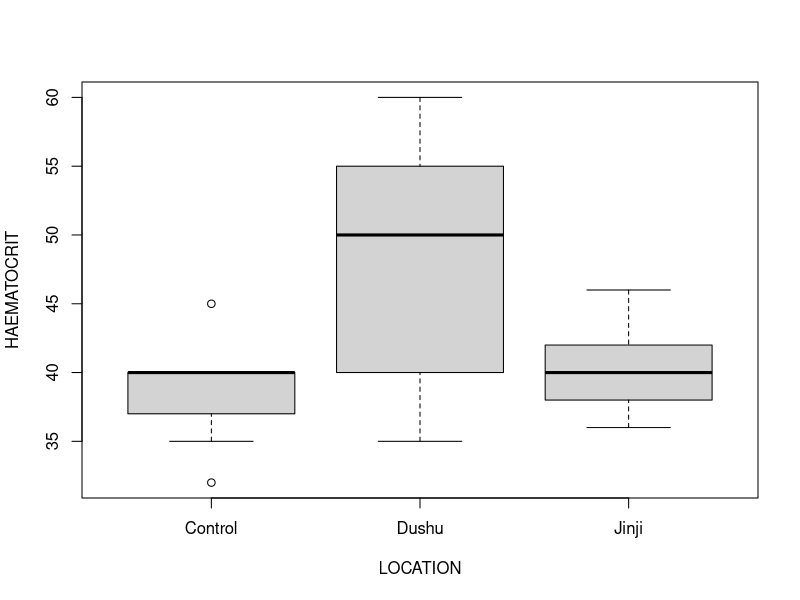
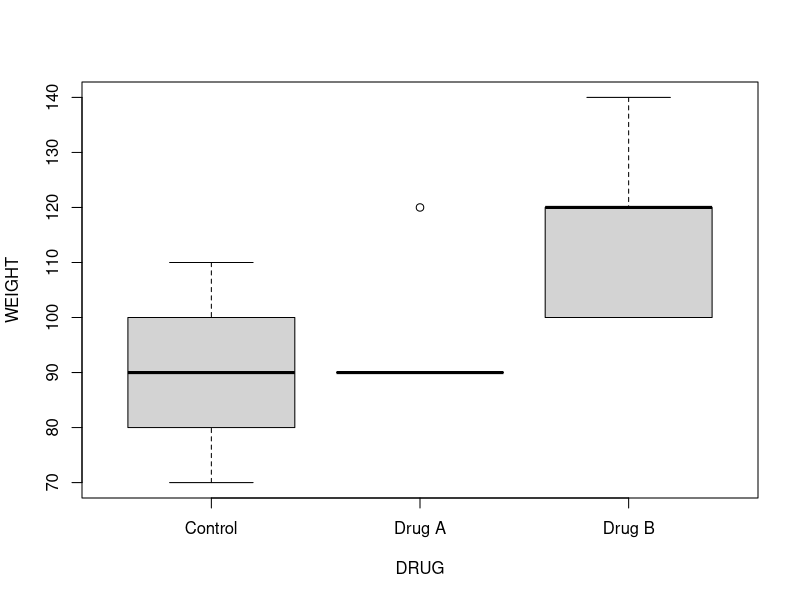
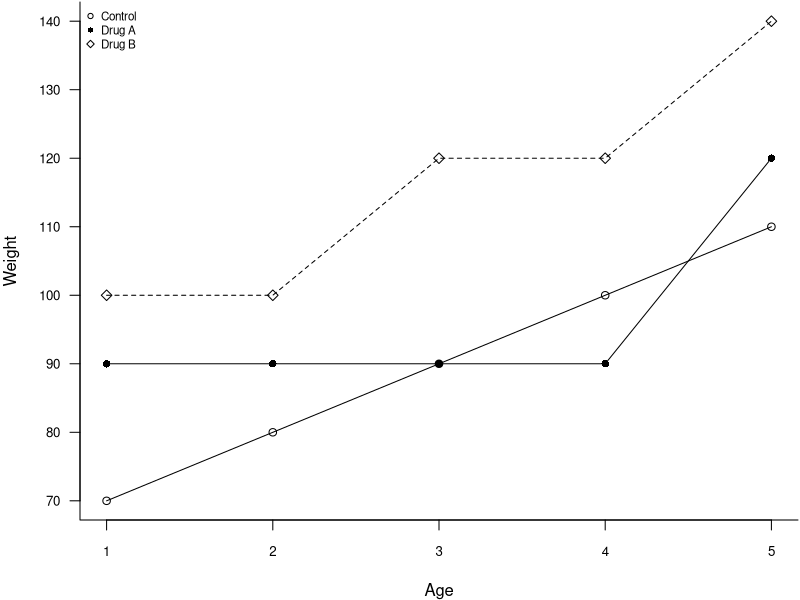
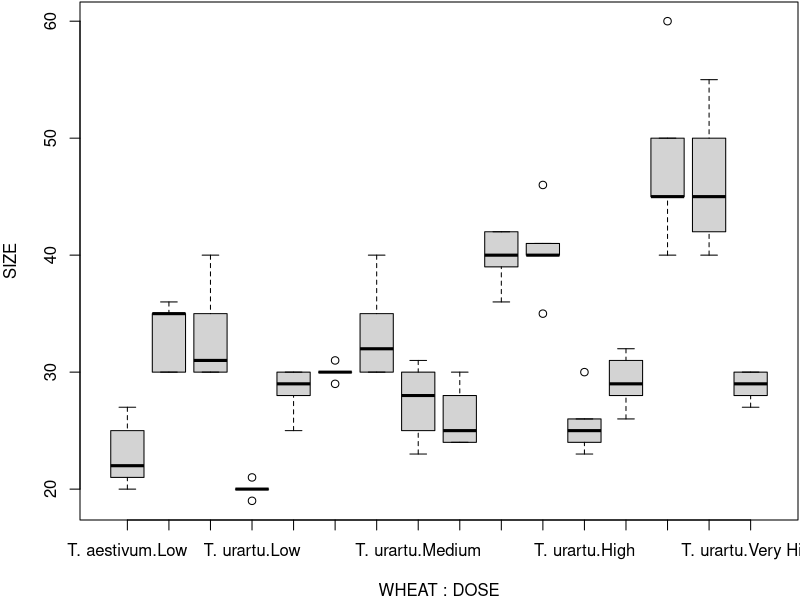

Write R code to recreate these figures, in order.
## ---- chunk 1
knitr::opts_chunk$set(echo = TRUE)
## ---- chunk 2
setwd("D:/git/DPH101-xjtlu/Y3/week12_lec_11.25")
## ---- chunk 3
HAEM.CONTROL <- c(38, 40, 32, 36, 40, 40, 38, 40, 38, 40, 36, 40, 40, 35, 45)
HAEM.DUSHU <- c(56, 60, 50, 50, 50, 35, 40, 40, 55, 35, rep(c(NA), times = 5))
HAEM.JINJI <- c(40, 42, 38, 46, 36, rep(c(NA), times = 10))
HAEM.DATA.1 <- data.frame(HAEM.CONTROL, HAEM.DUSHU, HAEM.JINJI)
str(HAEM.DATA.1)
head(HAEM.DATA.1)
View(HAEM.DATA.1)
## ---- chunk 4
HAEMATOCRIT <- c(38, 40, 32, 36, 40, 40, 38, 40, 38, 40, 36, 40, 40, 35, 45,
                 56, 60, 50, 50, 50, 35, 40, 40, 55, 35,
                 40, 42, 38, 46, 36)
LOCATION <- factor(c(rep(0, times = 15),
                     rep(1, times = 10),
                     rep(2, times = 5)),
                   labels = c("Control", "Dushu", "Jinji"))
HAEM.DATA.2 <- data.frame(HAEMATOCRIT, LOCATION)
str(HAEM.DATA.2)
head(HAEM.DATA.2)
View(HAEM.DATA.2)
## ---- chunk 5
boxplot(HAEMATOCRIT ~ LOCATION, 
        data = HAEM.DATA.2)
## ---- chunk 6
HAEMATOCRIT.AOV <- aov(HAEMATOCRIT ~ LOCATION, 
                       data = HAEM.DATA.2)
summary(HAEMATOCRIT.AOV)
## ---- chunk 7
with(data = HAEM.DATA.2,
     t.test(HAEMATOCRIT[LOCATION == "Control"], HAEMATOCRIT[LOCATION == "Dushu"]))
with(data = HAEM.DATA.2,
     t.test(HAEMATOCRIT[LOCATION == "Control"], HAEMATOCRIT[LOCATION == "Jinji"]))
with(data = HAEM.DATA.2,
     t.test(HAEMATOCRIT[LOCATION == "Dushu"], HAEMATOCRIT[LOCATION == "Jinji"]))
## ---- chunk 8
TukeyHSD(x=HAEMATOCRIT.AOV)
## ---- chunk 9
WEIGHT <- c(70, 80, 90, 100, 110,
            90, 90, 90, 90, 120,
            100, 100, 120, 120, 140)
DRUG <- factor(c(rep(0, times = 5), 
                 rep(1, times = 5), 
                 rep(2, times = 5)),
               labels = c("Control", "Drug A", "Drug B"))
AGE <- factor(c(rep(c(0:4), times = 3)),
              labels = c("<20", "20-29", "30-39", "40-49", "50+"),
              ordered = TRUE)
CHICKEN <- data.frame(WEIGHT, DRUG, AGE)
str(CHICKEN)
head(CHICKEN)
View(CHICKEN)
## ---- chunk 10
boxplot(WEIGHT ~ DRUG,
        data = CHICKEN)
## ---- chunk 11
CHICKEN.AOV <- aov(WEIGHT ~ DRUG + AGE, 
                       data = CHICKEN)
summary(CHICKEN.AOV)
## ---- chunk 12
op <- par(mar = c(4, 4, 0.1, 0.1))
plot(WEIGHT ~ as.numeric(AGE), 
     data = CHICKEN, 
     type = "n", 
     axes = F, 
     xlab = "", 
     ylab = "")
with(subset(CHICKEN, DRUG == "Control"), 
     points(WEIGHT ~ as.numeric(AGE), 
            pch = 21, 
            type = "o", 
            lwd = 1))
with(subset(CHICKEN, DRUG == "Drug A"), 
     points(WEIGHT ~ as.numeric(AGE), 
            pch = 16, 
            type = "o", 
            lwd = 1))
with(subset(CHICKEN, DRUG == "Drug B"), 
     points(WEIGHT ~ as.numeric(AGE), 
            pch = 5, 
            type = "o", 
            lwd = 1, 
            lty = 2))
axis(1, cex.axis = 0.8)
mtext(text = "Age", 
      side = 1, 
      line = 3)
axis(2, cex.axis = 0.8, las = 1)
mtext(text = "Weight", 
      side = 2, 
      line = 3)
legend("topleft", 
       leg = c("Control", "Drug A", "Drug B"), 
       lty = 0, 
       pch = c(21, 16, 5), 
       bty = "n", 
       cex = 0.7)
box(bty = "l")
## ---- chunk 13
SIZE <- c(20, 25, 22, 27, 21, 25, 30, 29, 28, 30,
          24, 28, 24, 25, 30, 28, 31, 26, 29, 32,
          30, 35, 30, 35, 36, 30, 29, 31, 30, 30,
          39, 42, 36, 42, 40, 40, 45, 50, 45, 60,
          31, 30, 40, 35, 30, 32, 35, 30, 40, 30,
          41, 46, 40, 40, 35, 42, 50, 40, 55, 45,
          20, 21, 20, 20, 19, 23, 25, 28, 30, 31,
          24, 25, 30, 26, 23, 29, 30, 28, 27, 30)
WHEAT <- factor(c(rep(0, times = 20), rep(1, times=20),
                  rep(2, times = 20), rep(3, times = 20)),
                labels = c("T. aestivum", "T. compactum",
                           "T. dicoccon", "T. urartu"))
d1 <- c(0:3); d2 <- c(rep(d1, each = 5))
DOSE <- factor(c(rep(d2, times = 4)),
               labels = c("Low", "Medium", "High", "Very High"),
               ordered = TRUE)
SELENIUM <- data.frame(SIZE, WHEAT, DOSE)
str(SELENIUM)
head(SELENIUM)
View(SELENIUM)
## ---- chunk 14
boxplot(SIZE ~ WHEAT * DOSE,
        data = SELENIUM)
## ---- chunk 15
SELENIUM.AOV <- aov(SIZE ~ WHEAT * DOSE,
                    data = SELENIUM)
summary(SELENIUM.AOV)
